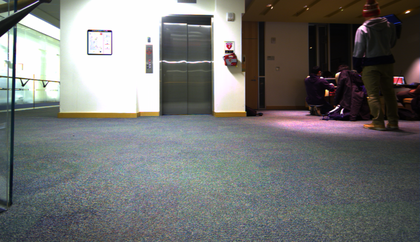
%> input picture feature_matching/data/elevator_1.png, 420 x 242 px, shrunk from 1390 x 800 before the run
$ octave feature_displacement.m   (GNU Octave 9; MATLAB toolbox functions it lacks are replaced by stand-ins)
%> lines starting %> are read from the running program, lines starting %| are printed output that depends on the picture
### optical_flow/feature_matching/get_array_sifts.m
function [siftArray] = get_array_sifts(coloredIms)
%GET_SIFT_LISTS Takes in a cell array of images
%   The function produces and returns a cell array of sift features of the
%   passed images in addtion to the column and row of each feature.

    % Sift tuning
    radius_desc = 5; % sqrt(2) * sigma;
    enlarge_factor = 1.5;

    % Harris featurs tuning
    sigma = 1.7; thresh = 1100; radius = 2; disp = 0;

    siftArray = {};

    for idx = 1 : size(coloredIms, 1)
        colorIm = coloredIms{idx};
        grayIm = double(rgb2gray(colorIm));

        % Get features
        [~, rowf, colf] = harris(grayIm, sigma, thresh, radius, disp);
        fcount = size(rowf);

        circles = [colf, rowf, ones(fcount).*radius_desc];
        siftArray{idx, 1} = find_sift(grayIm, circles, enlarge_factor);
        siftArray{idx, 2} = colf;
        siftArray{idx, 3} = rowf;

    end

end

### optical_flow/feature_matching/harris.m
% HARRIS - Harris corner detector
%
% Usage:  [cim, r, c] = harris(im, sigma, thresh, radius, disp)
%
% Arguments:
%            im     - image to be processed.
%            sigma  - standard deviation of smoothing Gaussian. Typical
%                     values to use might be 1-3.
%            thresh - threshold (optional). Try a value ~1000.
%            radius - radius of region considered in non-maximal
%                     suppression (optional). Typical values to use might
%                     be 1-3.
%            disp   - optional flag (0 or 1) indicating whether you want
%                     to display corners overlayed on the original
%                     image. This can be useful for parameter tuning.
%
% Returns:
%            cim    - binary image marking corners.
%            r      - row coordinates of corner points.
%            c      - column coordinates of corner points.
%
% If thresh and radius are omitted from the argument list 'cim' is returned
% as a raw corner strength image and r and c are returned empty.

% Reference:
% C.G. Harris and M.J. Stephens. "A combined corner and edge detector",
% Proceedings Fourth Alvey Vision Conference, Manchester.
% pp 147-151, 1988.
%
% Author:
% Peter Kovesi
% Department of Computer Science & Software Engineering
% The University of Western Australia
% pk@cs.uwa.edu.au  www.cs.uwa.edu.au/~pk
%
% March 2002

function [cim, r, c] = harris(im, sigma, thresh, radius, disp)

    error(nargchk(2,5,nargin));

    dx = [-1 0 1; -1 0 1; -1 0 1]; % Derivative masks
    dy = dx';

    Ix = conv2(im, dx, 'same');    % Image derivatives
    Iy = conv2(im, dy, 'same');

    % Generate Gaussian filter of size 6*sigma (+/- 3sigma) and of
    % minimum size 1x1.
    g = fspecial('gaussian',max(1,fix(6*sigma)), sigma);

    Ix2 = conv2(Ix.^2, g, 'same'); % Smoothed squared image derivatives
    Iy2 = conv2(Iy.^2, g, 'same');
    Ixy = conv2(Ix.*Iy, g, 'same');

    cim = (Ix2.*Iy2 - Ixy.^2)./(Ix2 + Iy2 + eps); % Harris corner measure

    % Alternate Harris corner measure used by some.  Suggested that
    % k=0.04 - I find this a bit arbitrary and unsatisfactory.
%   cim = (Ix2.*Iy2 - Ixy.^2) - k*(Ix2 + Iy2).^2;

    if nargin > 2   % We should perform nonmaximal suppression and threshold

	% Extract local maxima by performing a grey scale morphological
	% dilation and then finding points in the corner strength image that
	% match the dilated image and are also greater than the threshold.
	sze = 2*radius+1;                   % Size of mask.
	mx = ordfilt2(cim,sze^2,ones(sze)); % Grey-scale dilate.
	cim = (cim==mx)&(cim>thresh);       % Find maxima.

	[r,c] = find(cim);                  % Find row,col coords.

	if nargin==5 & disp      % overlay corners on original image
	    figure, imagesc(im), axis image, colormap(gray), hold on
	    plot(c,r,'ys'), title('corners detected');
	end

    else  % leave cim as a corner strength image and make r and c empty.
	r = []; c = [];
    end

### optical_flow/feature_matching/find_sift.m
function sift_arr = find_sift(I, circles, enlarge_factor)
%%
%% Compute non-rotation-invariant SIFT descriptors of a set of circles
%% I is the image
%% circles is an Nx3 array where N is the number of circles, where the
%%    first column is the x-coordinate, the second column is the y-coordinate,
%%    and the third column is the radius
%% enlarge_factor is by how much to enarge the radius of the circle before
%%    computing the descriptor (a factor of 1.5 or larger is usually necessary
%%    for best performance)
%% The output is an Nx128 array of SIFT descriptors
%%
%% Note that this code is not rotation-invariant, i.e., it does not attempt
%% to normalize the patches by rotating them so that the horizontal direction
%% is aligned with the dominant gradient orientation of the patch.
%%
%% (c) Lana Lazebnik
%%

if ndims(I) == 3
    I = im2double(rgb2gray(I));
else
    I = im2double(I);
end


% fprintf('Running find_sift\n');

% parameters (default SIFT size)
num_angles = 8;
num_bins = 4;
num_samples = num_bins * num_bins;
alpha = 9; % smoothing for orientation histogram

if nargin < 3
    enlarge_factor = 1.5;
end

angle_step = 2 * pi / num_angles;
angles = 0:angle_step:2*pi;
angles(num_angles+1) = []; % bin centers

[hgt wid] = size(I);
num_pts = size(circles,1);

sift_arr = zeros(num_pts, num_samples * num_angles);

% edge image
sigma_edge = 1;


[G_X,G_Y]=gen_dgauss(sigma_edge);
I_X = filter2(G_X, I, 'same'); % vertical edges
I_Y = filter2(G_Y, I, 'same'); % horizontal edges
I_mag = sqrt(I_X.^2 + I_Y.^2); % gradient magnitude
I_theta = atan2(I_Y,I_X);
I_theta(isnan(I_theta)) = 0; % necessary????

% make default grid of samples (centered at zero, width 2)
interval = 2/num_bins:2/num_bins:2;
interval = interval - (1/num_bins + 1);
[grid_x grid_y] = meshgrid(interval, interval);
grid_x = reshape(grid_x, [1 num_samples]);
grid_y = reshape(grid_y, [1 num_samples]);

% make orientation images
I_orientation = zeros(hgt, wid, num_angles);
% for each histogram angle
for a=1:num_angles
    % compute each orientation channel
    tmp = cos(I_theta - angles(a)).^alpha;
    tmp = tmp .* (tmp > 0);

    % weight by magnitude
    I_orientation(:,:,a) = tmp .* I_mag;
end

% for all circles
for i=1:num_pts
    cx = circles(i,1);
    cy = circles(i,2);
    r = circles(i,3) * enlarge_factor;

    % find coordinates of sample points (bin centers)
    grid_x_t = grid_x * r + cx;
    grid_y_t = grid_y * r + cy;
    grid_res = grid_y_t(2) - grid_y_t(1);

    % find window of pixels that contributes to this descriptor
    x_lo = floor(max(cx - r - grid_res/2, 1));
    x_hi = ceil(min(cx + r + grid_res/2, wid));
    y_lo = floor(max(cy - r - grid_res/2, 1));
    y_hi = ceil(min(cy + r + grid_res/2, hgt));

    % find coordinates of pixels
    [grid_px, grid_py] = meshgrid(x_lo:x_hi,y_lo:y_hi);
    num_pix = numel(grid_px);
    grid_px = reshape(grid_px, [num_pix 1]);
    grid_py = reshape(grid_py, [num_pix 1]);

    % find (horiz, vert) distance between each pixel and each grid sample
    dist_px = abs(repmat(grid_px, [1 num_samples]) - repmat(grid_x_t, [num_pix 1]));
    dist_py = abs(repmat(grid_py, [1 num_samples]) - repmat(grid_y_t, [num_pix 1]));

    % find weight of contribution of each pixel to each bin
    weights_x = dist_px/grid_res;
    weights_x = (1 - weights_x) .* (weights_x <= 1);
    weights_y = dist_py/grid_res;
    weights_y = (1 - weights_y) .* (weights_y <= 1);
    weights = weights_x .* weights_y;

    % make sift descriptor
    curr_sift = zeros(num_angles, num_samples);
    for a = 1:num_angles
        tmp = reshape(I_orientation(y_lo:y_hi,x_lo:x_hi,a),[num_pix 1]);
        tmp = repmat(tmp, [1 num_samples]);
        curr_sift(a,:) = sum(tmp .* weights);
    end
    sift_arr(i,:) = reshape(curr_sift, [1 num_samples * num_angles]);

% [8 lines of commented-out code are left out]
end


%%
%% normalize the SIFT descriptors more or less as described in Lowe (2004)
%%
tmp = sqrt(sum(sift_arr.^2, 2));
normalize_ind = find(tmp > 1);

sift_arr_norm = sift_arr(normalize_ind,:);
sift_arr_norm = sift_arr_norm ./ repmat(tmp(normalize_ind,:), [1 size(sift_arr,2)]);

% suppress large gradients
sift_arr_norm(find(sift_arr_norm > 0.2)) = 0.2;

% finally, renormalize to unit length
tmp = sqrt(sum(sift_arr_norm.^2, 2));
sift_arr_norm = sift_arr_norm ./ repmat(tmp, [1 size(sift_arr,2)]);

sift_arr(normalize_ind,:) = sift_arr_norm;


function [GX,GY]=gen_dgauss(sigma)

f_wid = 4 * floor(sigma);
G = normpdf(-f_wid:f_wid,0,sigma);
G = G' * G;
[GX,GY] = gradient(G);

GX = GX * 2 ./ sum(sum(abs(GX)));
GY = GY * 2 ./ sum(sum(abs(GY)));

### optical_flow/feature_matching/dist2.m
function n2 = dist2(x, c)
% DIST2	Calculates squared distance between two sets of points.
% Adapted from Netlab neural network software:
% http://www.ncrg.aston.ac.uk/netlab/index.php
%
%	Description
%	D = DIST2(X, C) takes two matrices of vectors and calculates the
%	squared Euclidean distance between them.  Both matrices must be of
%	the same column dimension.  If X has M rows and N columns, and C has
%	L rows and N columns, then the result has M rows and L columns.  The
%	I, Jth entry is the  squared distance from the Ith row of X to the
%	Jth row of C.
%
%
%	Copyright (c) Ian T Nabney (1996-2001)

[ndata, dimx] = size(x);
[ncentres, dimc] = size(c);
if dimx ~= dimc
	error('Data dimension does not match dimension of centres')
end

n2 = (ones(ncentres, 1) * sum((x.^2)', 1))' + ...
  ones(ndata, 1) * sum((c.^2)',1) - ...
  2.*(x*(c'));

% Rounding errors occasionally cause negative entries in n2
if any(any(n2<0))
  n2(n2<0) = 0;
end

### optical_flow/feature_matching/match_pair.m
function [trans, inlierpoints1, inlierpoints2] = match_pair(siftArray)

% Tuning params
ransacPointCount = 100;  % 200;
MaxNumTrials = 1000;  % 80000;
Confidence = 99;
MaxDistance = 1.25;

% Compile 2D distance matrix for comparing features
sift_dists = dist2(siftArray{1, 1}, siftArray{2, 1});

% Obtain elements that are most similar
[~, sorted_idxs] = sort(sift_dists(:));
[selected_sift1, selected_sift2] = ind2sub(size(sift_dists), sorted_idxs);

colf1 = siftArray{1, 2}; rowf1 = siftArray{1, 3};
colf2 = siftArray{2, 2}; rowf2 = siftArray{2, 3};

select_coords1 = uint16([colf1(selected_sift1), rowf1(selected_sift1)]);
select_coords2 = uint16([colf2(selected_sift2), rowf2(selected_sift2)]);

% Get the relative transform
[trans, inlierpoints1, inlierpoints2] = estimateGeometricTransform(...
    select_coords1(1:ransacPointCount, :), ...
    select_coords2(1:ransacPointCount, :), ...
    'similarity', ... 'projective', ...   similarity
    'MaxNumTrials', MaxNumTrials, ...
    'Confidence', Confidence, ...
    'MaxDistance', MaxDistance);

end

### feature_matching/feature_displacement.m
% TODO: review geometric transform estimation
%       - SVD for transform estimation
%       - Ransac for evaluation of transform
%   equation for transform estimation is
tic;
dataDir = fullfile('data');
imFileNames = {'elevator_1.png'; 'elevator_2.png'};

assert(size(imFileNames,1) == 2, 'Expecting 2 image names to match.');

coloredIm = {};

% Load image pair to a list
for idx = 1: size(imFileNames, 1)
    imFileName = imFileNames{idx};
    coloredIm{idx, 1} = imread(fullfile(dataDir, imFileName));
end


% Get sift features
siftArray = get_array_sifts(coloredIm);
%> the loop in get_array_sifts, `for idx = 1 : size(coloredIms, 1)` made 2 passes
%> (dx in harris, dy in harris, sze in harris, num_angles in find_sift, num_bins in find_sift, num_samples in find_sift, alpha in find_sift, angle_step in find_sift) on passes 1 to 2: ([-1 0 1; -1 0 1; -1 0 1], [-1 -1 -1; 0 0 0; 1 1 1], 5, 8, 4, 16, 9, 0.785), ([-1 0 1; -1 0 1; -1 0 1], [-1 -1 -1; 0 0 0; 1 1 1], 5, 8, 4, 16, 9, 0.785)
%> pass 1, in get_array_sifts, `grayIm = double(rgb2gray(colorIm));`:
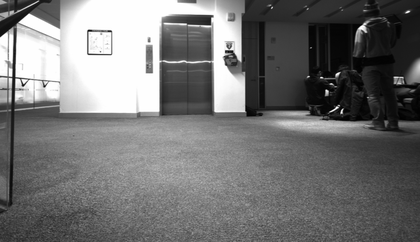
%> grayIm: size 242x420 double; min 0, max 255, mean 115.3
%> pass 1, in harris, `Ix = conv2(im, dx, 'same');`:
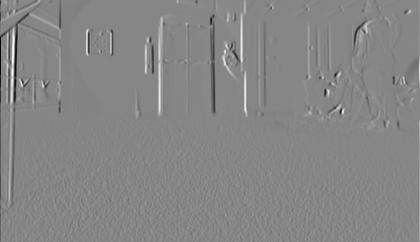
%> Ix: size 242x420 double; min -762, max 687, mean 0.4; drawn with min black and max white
%> pass 1, in harris, `Iy = conv2(im, dy, 'same');`:
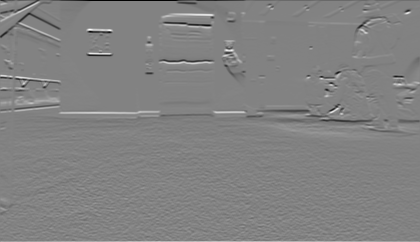
%> Iy: size 242x420 double; min -762, max 730, mean 0.3; drawn with min black and max white
%> pass 1, in harris, `Ix2 = conv2(Ix.^2, g, 'same');`:
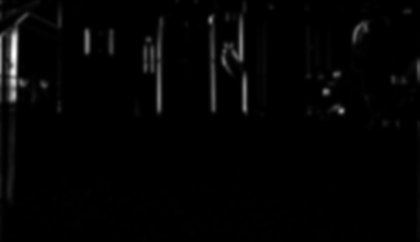
%> Ix2: size 242x420 double; min 0, max 233673.2, mean 3980.6; drawn with min black and max white
%> after the loop in get_array_sifts, `for idx = 1 : size(coloredIms, 1)`: siftArray = 6 items
%> siftArray = 6 items


% Match pair of images using estimateGeometricTransform
%   -> uses SVD & MSAC to choose a best transform
% Get tansform and inliers of each sift set
[trans, inlierpoints1, inlierpoints2] = match_pair(siftArray);
%> in dist2, `[ndata, dimx] = size(x);`: ndata = 146; dimx = 128
%> in dist2, `[ncentres, dimc] = size(c);`: ncentres = 114; dimc = 128
%> in dist2, `n2 = (ones(ncentres, 1) * sum((x.^2)', 1))' + ones(ndata, 1) * sum((c...`:
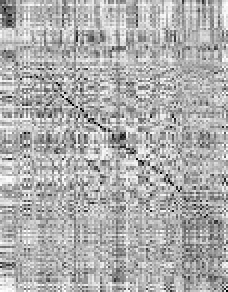
%> n2: size 146x114 double (shown 2 times larger); min 0.00293, max 2, mean 1.37; drawn with min black and max white
%> in match_pair, `colf1 = siftArray{1, 2}`: colf1 = 146 values from 1 to 419
%> in match_pair, `rowf1 = siftArray{1, 3}`: rowf1 = 146 values, max 241 at index 8, min 1 at index 24, mean 77.7
%> in match_pair, `colf2 = siftArray{2, 2}`: colf2 = 114 values from 1 to 419
%> in match_pair, `rowf2 = siftArray{2, 3}`: rowf2 = 114 values, max 241 at index 114, min 1 at index 1, mean 76.87
%> in match_pair, `[trans, inlierpoints1, inlierpoints2] = estimateGeometricTransform( se..`: trans = transform with T = [1.14 -0.00252 0; 0.00252 1.14 0; -6.62 -11.29 1]; inlierpoints1 = 15 rows, first 12: [111 53; 100 52; 89 53; 158 111; 101 33; 147 72; 89 32; 111 32; 149 42; 264 77; 152 72; 108 45]; inlierpoints2 = 15 rows, first 12: [120 49; 108 48; 95 49; 174 116; 109 26; 161 71; 95 25; 120 25; 164 36; 295 76; 167 71; 117 39]
eyeTrans = projective2d(eye(3));

figure;
showMatchedFeatures(coloredIm{2, 1}, coloredIm{1, 1}, ...
    inlierpoints2, inlierpoints1);
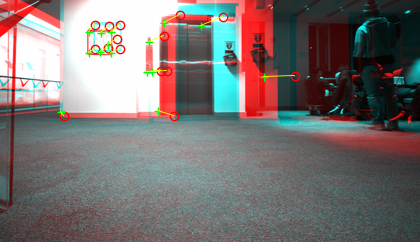
%> figure redrawn from the program's plot data

toc;
